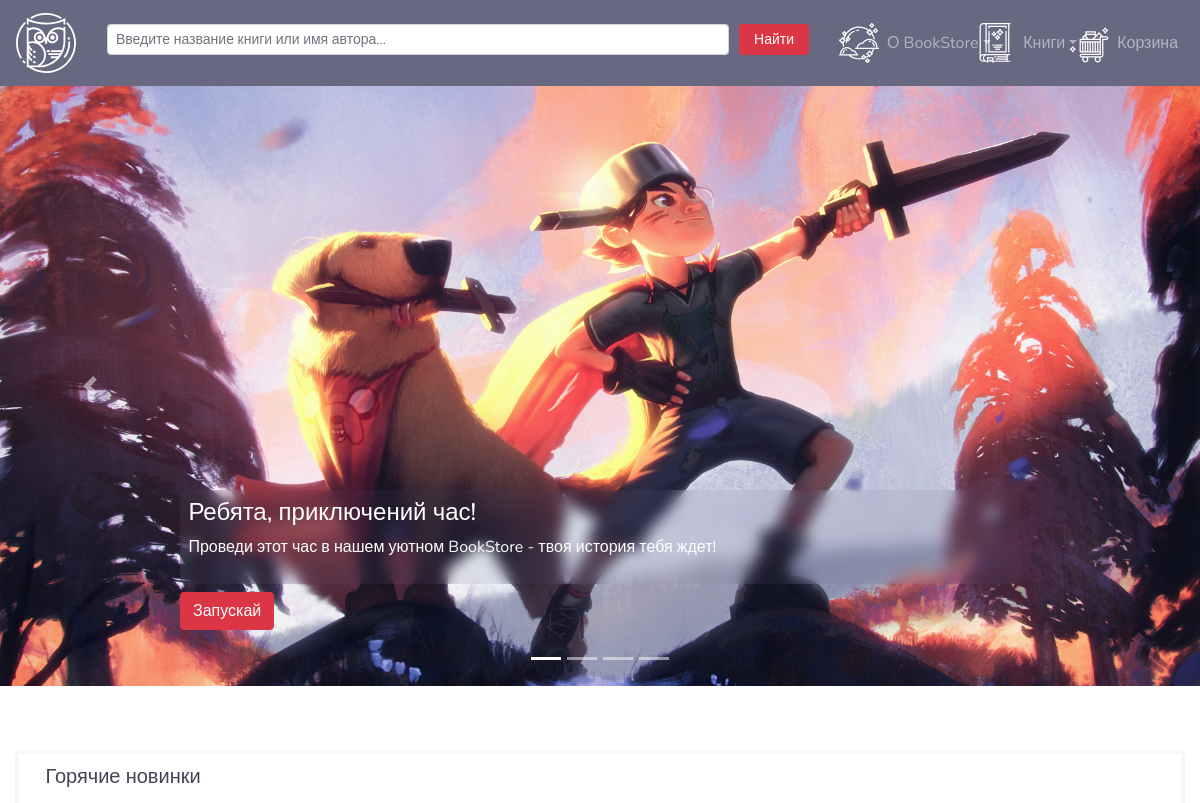
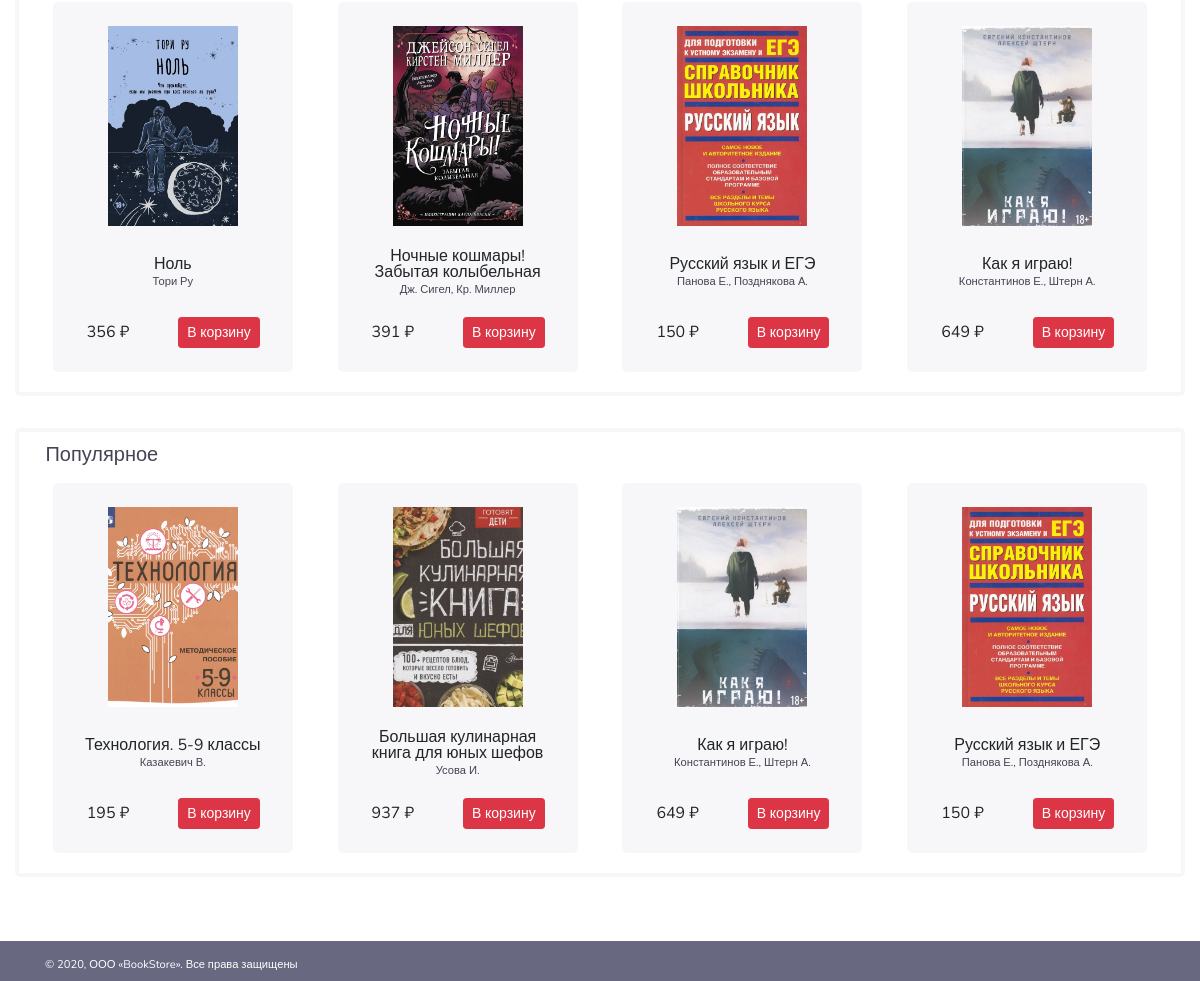
The page / on the database its author committed (2 pictures, top to bottom).
### tables this page shows
CREATE TABLE SLIDE(
    IDSLIDER INTEGER NOT NULL AUTO_INCREMENT PRIMARY KEY,
    CREATIONDATE TIMESTAMP NOT NULL DEFAULT CURRENT_TIMESTAMP ON UPDATE CURRENT_TIMESTAMP,
    TITLE TEXT NOT NULL,
    TITLE2 TEXT NOT NULL,
    BTN TINYTEXT NOT NULL,
    COLLECTIONLINK TEXT,
    RELEVANCE BOOLEAN NOT NULL DEFAULT FALSE,
    BACKGROUNDTEXT BOOLEAN NOT NULL DEFAULT TRUE,
    PHOTO TEXT
);

CREATE TABLE BOOK(
    IDBOOK INTEGER NOT NULL AUTO_INCREMENT PRIMARY KEY,
    ISBN VARCHAR(255) NOT NULL UNIQUE,
    BOOK TEXT NOT NULL,
    IDGENRE2 INTEGER,
    IDPUBLISHER INTEGER,
    WEIGHT DOUBLE,
    IMPRINTYEAR YEAR,
    PAGE INTEGER,
    ANNOTATION TEXT,
    AGELIMIT INTEGER,
    COST DOUBLE UNSIGNED NOT NULL DEFAULT 0,
    POPULARITY INTEGER UNSIGNED,
    AVAILABILITY BOOLEAN NOT NULL DEFAULT TRUE,
	PHOTO TEXT
);

CREATE TABLE AUTHOR(
    IDAUTHOR INTEGER NOT NULL AUTO_INCREMENT PRIMARY KEY,
    NAME TINYTEXT NOT NULL
);

### php/db.php (called while the page is built, shortened)
<?php
class Database{
	private $host = 'localhost';
	private $user = 'root';
	private $password = 'root';
	private $db = 'bookshop';
	private $port= 3306;
	protected $connection = null;
	protected function startConnection(){
		$this->connection = new mysqli($this->host, $this->user, $this->password, $this->db, $this->port);
	}
	protected function abortConnection(){
        if($this->connection != null){
            $this->connection = null;
        }
    }
	public function getQuery($query){
		$result = array();
		if($data = $this->connection->query($query)){
			while ($row = $data->fetch_assoc()) {
				$result[] = $row;
			};
		}
		return $result;
    }
}

### php/book.php (called while the page is built, shortened)
<?php
class Book{
    public function getBookInfo(int $idbook){
        require_once $_SERVER['DOCUMENT_ROOT']."/php/db.php";
        $db = new Database();
        $info = $db->getQuery("SELECT B.ISBN, B.BOOK, G.GENRE, B.AVAILABILITY,
        G2.GENRE2, P.PUBLISHER, B.WEIGHT, B.IMPRINTYEAR, B.PAGE, A.NAME AUTHORS,
        B.ANNOTATION, B.AGELIMIT, B.COST, B.POPULARITY, B.PHOTO
        FROM BOOK B, GENRE G, GENRE2 G2, PUBLISHER P, AUTHOR A, BOOKAUTHOR BA
        WHERE B.IDBOOK = " . $idbook ." AND G.IDGENRE = G2.IDGENRE
        AND G2.IDGENRE2 = B.IDGENRE2 AND P.IDPUBLISHER = B.IDPUBLISHER
        AND A.IDAUTHOR = BA.IDAUTHOR AND B.IDBOOK = BA.IDBOOK");
        $i = 0;
        if (count($info) <> 0){
            $this->name = $info[$i]['BOOK'];
            $this->cost = (double)$info[$i]['COST'];
            $this->photo = $info[$i]['PHOTO'];
            $this->authors = $info[$i]['AUTHORS'];
        }
        else echo "Ошибка! Книги с таким ID не существует.";
    }
}

### index.php (the view, shortened to what this page needs)
<!DOCTYPE html>
<html>
    <?php
        include_once $_SERVER['DOCUMENT_ROOT']."/blocks/head.php";
        require_once $_SERVER['DOCUMENT_ROOT']."/php/book.php";
        $title = 'Главная - BookStore';
        $book = new Book();
        $obj = new Head($title);
        $obj->show();
    ?>
<body>
    <?php include_once $_SERVER['DOCUMENT_ROOT']."/blocks/header.php";
    $slider = $db->getQuery("SELECT * FROM SLIDE S WHERE S.RELEVANCE = 1 ORDER BY S.CREATIONDATE;");?>
    <main role="main" class="container-fluid flex-shrink-0">
        <div id="myCarousel" class="carousel slide" data-ride="carousel">
            <ol class="carousel-indicators">
                <li data-target="#myCarousel" data-slide-to="0" class="active"></li>
                <?php for($i = 0; $i < count($slider)-1; $i++){?>
                    <li data-target="#myCarousel" data-slide-to=<?='"' . $i+1 . '"'?>></li>
                <?php }?>
            </ol>
            <div class="carousel-inner">
                <?php for($i = 0; $i < count($slider); $i++){
                    if($i == 0){
                        echo "<div class='carousel-item active'>";
                    } else{
                        echo "<div class='carousel-item'>";
                    }?>
                    <img <?='src="images/slide/' . $slider[$i]['PHOTO'] . '"';?> alt="">
                    <div class="container">
                        <div class="carousel-caption text-left">
                                <?php if($slider[$i]['BACKGROUNDTEXT'] == 1){
                                    echo '<div class="bannertext">';
                                } else{
                                    echo '<div>';
                                }?>
                                <h4><?=$slider[$i]['TITLE']?></h4>
                                <p><?=$slider[$i]['TITLE2']?></p>
                            </div>
                            <p><a class="btn btn-danger" href="#" role="button"><?=$slider[$i]['BTN']?></a></p>
                        </div>
                    </div>
                </div>
                <?php }?>
            </div>
            <a class="carousel-control-prev" href="#myCarousel" role="button" data-slide="prev">
                <span class="carousel-control-prev-icon" aria-hidden="true"></span>
            </a>
            <a class="carousel-control-next" href="#myCarousel" role="button" data-slide="next">
                <span class="carousel-control-next-icon" aria-hidden="true"></span>
            </a>
        </div>
        <div class="container contentcontainer">
            <div class="row miniBookFlow">
                <div class="col">
                    <div class="row miniBookTitle">
                        <div class="col">
                            <h5>Горячие новинки</h5>
                        </div>
                    </div>
                    <div class="row">
                        <?php for($i = 1; $i <= 4; $i++){ $book->getBookInfo($i);?>
                        <div class="col">
                            <div class="item">
                                <div class="row">
                                    <div class="col">
                                        <img class="miniBookImg" <?='src="images/book/' . $book->photo . '"';?> alt="">
                                    </div>
                                </div>
                                <div class="row miniBookText">
                                    <div class="col">
                                        <span class="miniBookName"><?=$book->name;?></span><br>
                                        <span class="miniBookAutor"><?=$book->authors;?></span>
                                    </div>
                                </div>
                                <div class="row miniBookFooter">
                                    <div class="col-5">
                                        <div class="cost"><?=$book->cost;?> ₽</div>
                                    </div>
                                    <div class="col-7">
                                        <button class="btn btn-danger btn-sm add-to-cart" type="submit">В корзину</button>
                                    </div>
                                </div>
                            </div>
                        </div>
                        <?php }?>
                    </div>
                </div>
            </div>
            <div class="row miniBookFlow">
                <div class="col">
                    <div class="row miniBookTitle">
                        <div class="col">
                            <h5>Популярное</h5>
                        </div>
                    </div>
                    <div class="row">
                        <?php for($i = 6; $i != 2; $i--){ $book->getBookInfo($i);?>
                        <div class="col">
                            <div class="item">
                                <div class="row">
                                    <div class="col">
                                        <img class="miniBookImg" <?='src="images/book/' . $book->photo . '"';?> alt="">
                                    </div>
                                </div>
                                <div class="row miniBookText">
                                    <div class="col">
                                        <span class="miniBookName"><?=$book->name;?></span><br>
                                        <span class="miniBookAutor"><?=$book->authors;?></span>
                                    </div>
                                </div>
                                <div class="row miniBookFooter">
                                    <div class="col-5">
                                        <div class="cost"><?=$book->cost;?> ₽</div>
                                    </div>
                                    <div class="col-7">
                                        <button class="btn btn-danger btn-sm add-to-cart" type="submit">В корзину</button>
                                    </div>
                                </div>
                            </div>
                        </div>
                        <?php }?>
                    </div>
                </div>
            </div>
        </div>
    </main>
    <?php
        include_once $_SERVER['DOCUMENT_ROOT']."/blocks/footer.php";
        $obj = new Footer;
        $obj->show();
    ?>
</body>
</html>

### blocks/head.php (shortened to what this page needs)
<?php
class Head{
    private $title;
    public function __construct($title){
        $this->title = $title;
    }
    public function show(){
        echo <<<LABEL
        <head>
            <title>{$this->title}</title>
            <meta charset="utf-8">
            <link rel="icon" type="image/ico" href="images/fav.ico">
            <meta content="text/html; charset=utf-8" http-equiv="Content-Type">
            <script src="https://ajax.googleapis.com/ajax/libs/jquery/3.2.1/jquery.min.js"></script>
            <script src="https://stackpath.bootstrapcdn.com/bootstrap/4.4.1/js/bootstrap.min.js"></script>
            <script
            src="https://code.jquery.com/jquery-3.5.0.slim.min.js"
></script>
            <script src="js/script.js" rel="stylesheet"></script>
            <link href="https://stackpath.bootstrapcdn.com/bootstrap/4.4.1/css/bootstrap.min.css" rel="stylesheet">
            <link href="css/style.css" media="all" type="text/css" rel="stylesheet"/>
        </head>
        LABEL;
    }
}
?>

### blocks/header.php (shortened to what this page needs)
<?php
    require_once $_SERVER['DOCUMENT_ROOT']."/php/db.php";
    $db = new Database();
?>
<header class="container-fluid">
    <div class="navigations">
        <nav class="navbar navbar-expand-lg navbar-dark">
            <a class="navbar-brand" title="BookStore" href="index.php">
                <img class="img-fluid d-inline-block align-top logo" src="images/icon/owl.svg" alt="">
            </a>
            <div class="collapse navbar-collapse" id="navbarMain">
                <div class="col">
                    <form class="form-row container-nav">
                        <div class="col searchInp"><input class="form-control form-control-sm mr-sm-2" type="text" placeholder="Введите название книги или имя автора..." aria-label="Search"></div>
                        <div class="col searchBtn"><button class="btn btn-danger btn-sm btn-block" type="submit">Найти</button></div>
                    </form>
                </div>
                <div class="col itemMenu">
                    <ul class="navbar-nav container-nav">
                        <li class="nav-item dropdown">
                            <img class="img-fluid d-inline-block align-top icon" src="images/icon/moon.svg" alt="">
                            <a class="nav-link dropdown-toggle" href="aboutUsPage.php" id="dropdownAboutUs" data-toggle="dropdown" aria-haspopup="true" aria-expanded="false">О BookStore</a>
                        </li>
                        <li class="nav-item dropdown">
                            <img class="img-fluid d-inline-block align-top icon" src="images/icon/book.svg" alt="">
                            <a class="nav-link dropdown-toggle" href="catalogPage.php" id="dropdownBooks" data-toggle="dropdown" aria-haspopup="true" aria-expanded="false">Книги</a>
                        </li>
                        <li class="nav-item dropdown">
                            <img class="img-fluid d-inline-block align-top icon" src="images/icon/cart.svg" alt="">
                            <a class="nav-link" href="cartPage.php">Корзина</a>
                        </li>
                    </ul>
                </div>
            </div>
        </nav>
</header>

### blocks/footer.php
<?php
class Footer{
    public function show(){
        echo <<<LABEL
        <footer class="footer">
            <div class="container">
                <span>© 2020, ООО «BookStore». Все права защищены</span>
            </div>
        </footer>
        LABEL;
    }
}
?>

### css/style.css (style rules this page uses)
html, body { height: 100%; font-family: 'Nunito', sans-serif; min-width: 320px; }
header { z-index: 100; position: sticky; top: 0; font-size: 12pt; }
footer { height: 5vh; padding: 2vh; color: #fff; }
footer, .miniBookAutor { font-size: 70%; }
nav, footer, .bookField { background-color: rgba(104, 104, 129) !important; }
.bookRow, .item, .contactUsBlock, .cartRow, .contactUsRow { background-color: rgba(104, 104, 129, 0.05); }
.miniBookFlow, .myCart { border: 4px solid rgba(104, 104, 129, 0.05); }
.miniBookTitle, .miniBookAutor { color: rgb(67, 67, 83); }
.bannertext { background-color: rgba(104, 104, 129, 0.1); }
.logo { width: 60px; }
.icon { width: 40px; }
.miniBookImg { object-fit: cover; width: 130px; height: 200px; }
.item { padding: 2vw; display: block; margin: 1vh auto; width: 240px; height: 370px; justify-content: space-between; line-height: 1; }
.navbar-collapse, .container-nav, li, .contentcontainerBook, .bookFieldsContainer, .item, .miniBookFooter { display: flex; }
.bannertext, .item, .miniBookFlow, .myCart, .contactUsBlock, .cartRow, .cartMainRow, .contactUsRow { border-radius: 5px; }
.bookFieldsContainer, .item { flex-direction: column; }
.contentcontainer { padding: 4vh 0; }
.bannertext, .annotationRow, .miniBookFlow, .myCart, .contactUsBlock, .cartRow, .cartMainRow, .contactUsRow { padding: 1%; }
.miniBookText { padding: 10px 0; }
.container-fluid { padding-left: 0; padding-right: 0; }
.bannertext { margin: 1% 0; backdrop-filter: blur(7px); }
.miniBookFlow, .articles, .carousel, .myCart { margin-bottom: 4vh; }
.navbar-collapse, .container-nav, li, .item, .miniBookName, .miniBookAutor, .cartRow, .cartMainRow { text-align: center; }
.miniBookFooter { align-items: baseline; }
li, li a, .bookRow { align-items: center; }
header, .form-control, .searchform, .bannertext, .articles { width: 100%!important; }
.carousel-item { height: 75vh; }
main { min-height: 85vh; }
@media (min-width: 300px) { .searchInp { margin-bottom: 1%; } }
@media (min-width: 300px) { .navbar-collapse, .container-nav { flex-direction: column; justify-content: space-around; } }
@media (min-width: 300px) { .carousel-item { font-size: 70%; max-height: 300px; } }
@media (min-width: 300px) { .carousel-item > img { margin: auto; position: absolute; top: 0; left: 0; bottom: 0; right: 0; } }
@media (min-width: 300px) { li, li a { padding-bottom: 0.5%; } }
@media (min-width: 700px) { .carousel-item { margin: auto; font-size: 80%; max-height: 450px; } }
@media (min-width: 1024px) { .navbar-collapse, .container-nav { flex-direction: row; justify-content: space-around; } }
@media (min-width: 1024px) { .carousel-item { font-size: 90%; max-height: 500px; } }
@media (min-width: 1024px) { .carousel-item > img { width: 100%; margin: auto; position: absolute; top: 0; left: 0; bottom: 0; right: 0; } }
@media (min-width: 1024px) { .itemMenu { max-width: 30vw; } }
@media (min-width: 1024px) { .searchInp { min-width: 40vh; } }
@media (min-width: 1024px) { .searchBtn { max-width: 10vh; } }
@media (min-width: 1024px) { li, li a { padding-bottom: 0; } }
@media (min-width: 1200px) { .carousel-item { font-size: 100%; max-height: 600px; } }
@media (min-width: 1200px) { .carousel-item > img { width: 100%; margin: auto; position: absolute; top: 0; left: 0; bottom: 0; right: 0; } }

### rows shown on the page
slide: PHOTO (picture), TITLE "Ребята, приключений час!", TITLE2 "Проведи этот час в нашем уютном BookStore - твоя история тебя ждет!", BTN "Запускай"
book: PHOTO (picture), BOOK "Ноль", author.NAME "Тори Ру", COST "356"
book: PHOTO (picture), BOOK "Ночные кошмары! Забытая колыбельная", author.NAME "Дж. Сигел, Кр. Миллер", COST "391"
book: PHOTO (picture), BOOK "Русский язык и ЕГЭ", author.NAME "Панова Е., Позднякова А.", COST "150"
book: PHOTO (picture), BOOK "Как я играю!", author.NAME "Константинов Е., Штерн А.", COST "649"
book: PHOTO (picture), BOOK "Технология. 5-9 классы", author.NAME "Казакевич В.", COST "195"
book: PHOTO (picture), BOOK "Большая кулинарная книга для юных шефов", author.NAME "Усова И.", COST "937"
